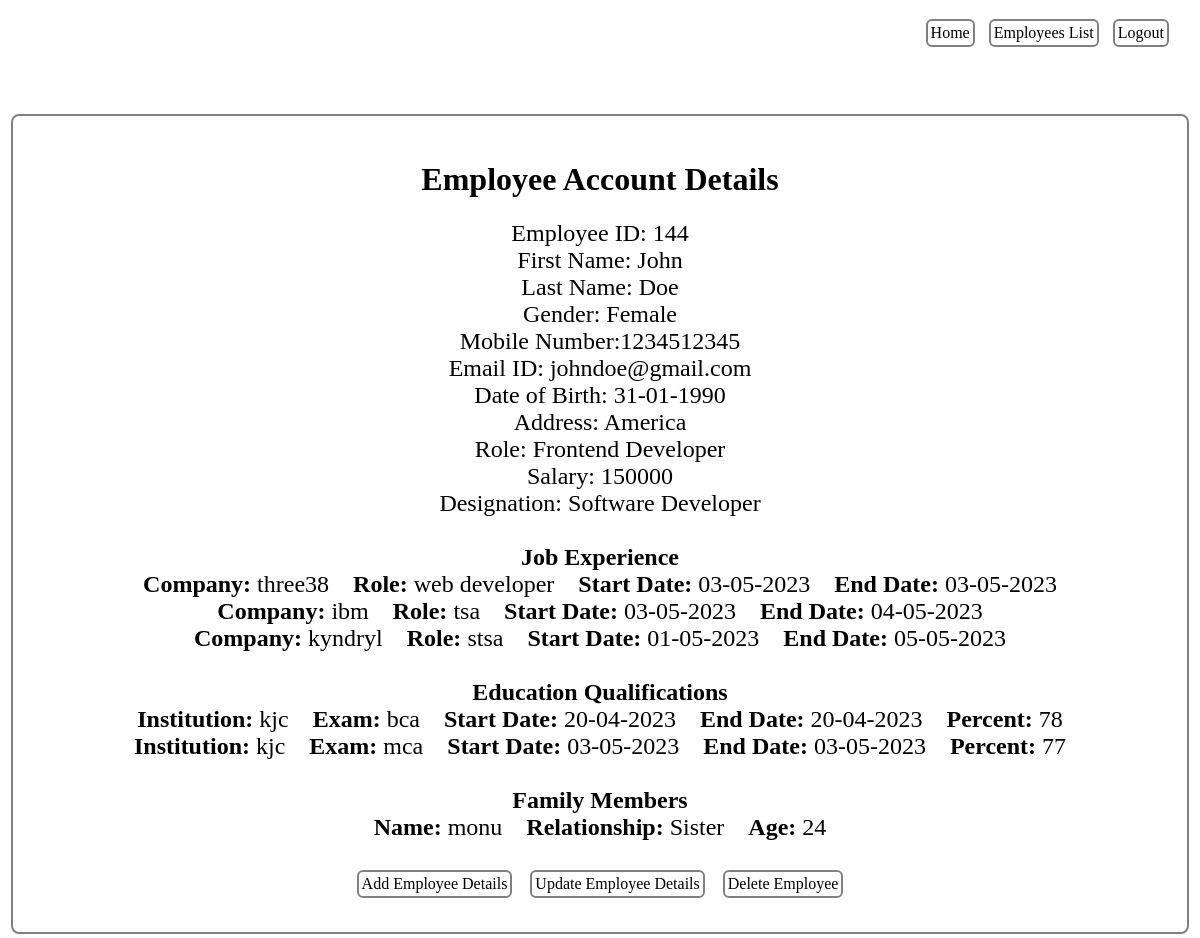
/edetails.php?id=144, run on the app's committed database.
### tables this page shows
CREATE TABLE `employees` (
  `id` int(100) NOT NULL,
  `fname` varchar(100) NOT NULL,
  `lname` varchar(100) NOT NULL,
  `gender` varchar(100) NOT NULL,
  `mobilenumber` bigint(10) NOT NULL,
  `emailid` varchar(100) NOT NULL,
  `password` varchar(100) NOT NULL,
  `dob` date NOT NULL,
  `addr` varchar(2000) NOT NULL,
  `role` varchar(100) NOT NULL,
  `sal` int(100) NOT NULL,
  `design` varchar(100) NOT NULL,
  `ut` varchar(100) NOT NULL
);

CREATE TABLE `previous_experience` (
  `id` int(100) NOT NULL,
  `eid` int(100) NOT NULL,
  `company` varchar(1000) NOT NULL,
  `role` varchar(1000) NOT NULL,
  `start` date NOT NULL,
  `end` date NOT NULL
);

CREATE TABLE `education_qualifications` (
  `id` int(100) NOT NULL,
  `eid` int(100) NOT NULL,
  `institution` varchar(1000) NOT NULL,
  `exam` varchar(1000) NOT NULL,
  `start` date NOT NULL,
  `end` date NOT NULL,
  `percent` int(100) NOT NULL
);

CREATE TABLE `family_members` (
  `id` int(100) NOT NULL,
  `eid` int(100) NOT NULL,
  `name` varchar(1000) NOT NULL,
  `relationship` varchar(100) NOT NULL,
  `age` int(100) NOT NULL
);

### edetails.php (the view, shortened to what this page needs)
<?php
require("db.php");
$idss="";
if(isset($_GET['id']))
    {
        $idss=mysqli_real_escape_string($conn,$_GET['id']);
        $query="select id,fname,lname,gender,mobilenumber,emailid,dob,addr,role,sal,design from employees where id='$idss'";
        $result=mysqli_query($conn, $query);
        $emps=mysqli_fetch_all($result,MYSQLI_ASSOC);
    }
?>
<html>
<head>
    <link rel="stylesheet" type="text/css" media="screen" href="vd.css">
</head>
    <body>
    <a href="ahome.php"><input type="button" name="home" value="Home" class="home1"></a>
    <a href="viewemp.php"><input type="button" name="home" value="Employees List" class="home1"></a>
    <a href="index.php"><input type="button" name="logout" value="Logout" class="home1"></a>
<fieldset>
    <br>
    <h1>Employee Account Details</h1>
    <div class=data>
    <?php
   foreach($emps as $emp): ?>
    <?php if($emp):?>
    <form method=post >
    <?php $ndob=date("d-m-Y",strtotime($emp['dob']));?>
    Employee ID: <?php echo $emp['id']?><br>
    First Name: <?php echo $emp['fname']?><br>
    Last Name: <?php echo $emp['lname']?><br>
    Gender: <?php echo $emp['gender']?><br>
    Mobile Number:<?php echo $emp['mobilenumber']?><br>
    Email ID: <?php echo $emp['emailid']?><br>
    Date of Birth: <?php echo $ndob?><br>
    Address: <?php echo $emp['addr']?><br>
    Role: <?php echo $emp['role']?><br>
    Salary: <?php echo $emp['sal']?><br>
    Designation: <?php echo $emp['design']?>
<?php
endif;
endforeach;?>
<br><br>
<b>Job Experience</b>
<br>
    <?php
$query="select company,role,start,end from previous_experience where eid='$idss'";
$result=mysqli_query($conn, $query);
$rows = mysqli_fetch_all($result,MYSQLI_ASSOC);
  foreach( $rows as $row ):
    $company=$row['company'];
    $role=$row['role'];
    $cstart=date("d-m-Y",strtotime($row['start']));
    $cend=date("d-m-Y",strtotime($row['end']));
    echo "<b>Company: </b>".$company."&nbsp;&nbsp;&nbsp;&nbsp;";
    echo "<b>Role: </b>".$role."&nbsp;&nbsp;&nbsp;&nbsp;";
    echo "<b>Start Date: </b>".$cstart."&nbsp;&nbsp;&nbsp;&nbsp;";
    echo "<b>End Date: </b>".$cend."<br>";
endforeach;
      ?>
<br>
<b>Education Qualifications</b>
<br>
<?php
$query1="select institution,exam,start,end,percent from education_qualifications where eid='$idss'";
$result=mysqli_query($conn, $query1);
$rows = mysqli_fetch_all($result,MYSQLI_ASSOC);
  foreach( $rows as $row ):
    $institution=$row['institution'];
    $exam=$row['exam'];
    $start=date("d-m-Y",strtotime($row['start']));
    $end=date("d-m-Y",strtotime($row['start']));
    $percent=$row['percent'];
    echo "<b>Institution: </b>".$institution."&nbsp;&nbsp;&nbsp;&nbsp;";
    echo "<b>Exam: </b>".$exam."&nbsp;&nbsp;&nbsp;&nbsp;";
    echo "<b>Start Date: </b>".$start."&nbsp;&nbsp;&nbsp;&nbsp;";
    echo "<b>End Date: </b>".$end."&nbsp;&nbsp;&nbsp;&nbsp;";
    echo "<b>Percent: </b>".$percent."<br>";
endforeach;
    ?>
<br>
<b>Family Members</b>
<br>
<?php
$query2="select name,relationship,age from family_members where eid='$idss'";
$result=mysqli_query($conn, $query2);
$rows = mysqli_fetch_all($result,MYSQLI_ASSOC);
  foreach( $rows as $row ):
    $fname=$row['name'];
    $relationship=$row['relationship'];
    $age=$row['age'];
    echo "<b>Name: </b>".$fname."&nbsp;&nbsp;&nbsp;&nbsp;";
    echo "<b>Relationship: </b>".$relationship."&nbsp;&nbsp;&nbsp;&nbsp;";
    echo "<b>Age: </b>".$age."<br>";
endforeach;
    ?>
    <br>
    <a href="aupdatedetails.php?id=<?php echo $emp['id']?>"><input type=button name=update value='Add Employee Details' class=update></a>&nbsp&nbsp
<a href="update.php?id=<?php echo $emp['id']?>"><input type=button name=update value='Update Employee Details' class=update></a>&nbsp&nbsp
<input type=submit name=delete value='Delete Employee' class=update>
</form>
</div>
</fieldset>
</body>
</html>

### vd.css (style rules this page uses)
fieldset { border-style: solid; border-color: gray; height: inherit; text-align: center; border-radius: 8px; font-family: 'Times New Roman', Times, serif; color:black; backdrop-filter: blur(10px); width: 1150px; margin: 0 auto; margin-bottom: 7%; position: relative; top: 10%; }
.data { font-size: 24px; }
.home1 { position: relative; top:11px; right: -77.5%; font-family: 'Times New Roman', Times, serif; width:fit-content; border-radius: 6px; backdrop-filter: blur(10px); font-size: 16px; background: transparent; padding: 3px; margin-right:10px; border-style: solid; border-color: gray; color:black; }
.update { position: relative; font-family: 'Times New Roman', Times, serif; width:fit-content; border-radius: 6px; backdrop-filter: blur(10px); font-size: 16px; background: transparent; padding: 3px; border-style: solid; border-color: gray; color:black; }

### data on the page
employees: id "144", fname "John", lname "Doe", gender "Female", mobilenumber "1234512345", emailid "johndoe@gmail.com", dob "31-01-1990", addr "America", role "Frontend Developer", sal "150000", design "Software Developer"
previous_experience: company "three38", role "web developer", start "03-05-2023", end "03-05-2023"
previous_experience: company "ibm", role "tsa", start "03-05-2023", end "04-05-2023"
previous_experience: company "kyndryl", role "stsa", start "01-05-2023", end "05-05-2023"
education_qualifications: institution "kjc", exam "bca", start "20-04-2023", percent "78"
education_qualifications: institution "kjc", exam "mca", start "03-05-2023", percent "77"
family_members: name "monu", relationship "Sister", age "24"
